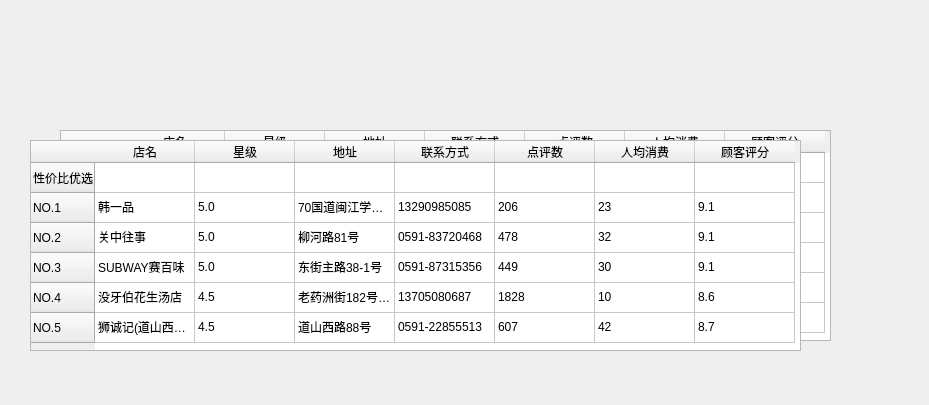
<?xml version="1.0" encoding="UTF-8"?>
<ui version="4.0">
 <class>Form</class>
 <widget class="QWidget" name="Form">
  <property name="geometry">
   <rect>
    <x>0</x>
    <y>0</y>
    <width>929</width>
    <height>405</height>
   </rect>
  </property>
  <property name="windowTitle">
   <string>Form</string>
  </property>
  <widget class="QPushButton" name="pushButton">
   <property name="geometry">
    <rect>
     <x>80</x>
     <y>60</y>
     <width>131</width>
     <height>41</height>
    </rect>
   </property>
   <property name="styleSheet">
    <string notr="true">
border-style:none;
padding:11px;
border-radius:3px;
background:transparent;</string>
   </property>
   <property name="text">
    <string/>
   </property>
  </widget>
  <widget class="QPushButton" name="pushButton_2">
   <property name="geometry">
    <rect>
     <x>260</x>
     <y>50</y>
     <width>151</width>
     <height>61</height>
    </rect>
   </property>
   <property name="styleSheet">
    <string notr="true">
border-style:none;
padding:11px;
border-radius:3px;
background:transparent;</string>
   </property>
   <property name="text">
    <string/>
   </property>
  </widget>
  <widget class="QPushButton" name="pushButton_3">
   <property name="geometry">
    <rect>
     <x>440</x>
     <y>50</y>
     <width>161</width>
     <height>71</height>
    </rect>
   </property>
   <property name="styleSheet">
    <string notr="true">
border-style:none;
padding:11px;
border-radius:3px;
background:transparent;</string>
   </property>
   <property name="text">
    <string/>
   </property>
  </widget>
  <widget class="QPushButton" name="pushButton_4">
   <property name="geometry">
    <rect>
     <x>660</x>
     <y>50</y>
     <width>171</width>
     <height>71</height>
    </rect>
   </property>
   <property name="styleSheet">
    <string notr="true">
border-style:none;
padding:11px;
border-radius:3px;
background:transparent;</string>
   </property>
   <property name="text">
    <string/>
   </property>
  </widget>
  <widget class="QLabel" name="label">
   <property name="geometry">
    <rect>
     <x>10</x>
     <y>-80</y>
     <width>911</width>
     <height>551</height>
    </rect>
   </property>
   <property name="styleSheet">
    <string notr="true">image: url(:/955/photo/27a0ce800e118b09d51f4c0e7bc7cdbd.jpg);</string>
   </property>
   <property name="text">
    <string/>
   </property>
  </widget>
  <widget class="QTableWidget" name="tableWidget">
   <property name="geometry">
    <rect>
     <x>30</x>
     <y>140</y>
     <width>771</width>
     <height>211</height>
    </rect>
   </property>
   <row>
    <property name="text">
     <string>性价比优选</string>
    </property>
   </row>
   <row>
    <property name="text">
     <string>NO.1</string>
    </property>
   </row>
   <row>
    <property name="text">
     <string>NO.2</string>
    </property>
   </row>
   <row>
    <property name="text">
     <string>NO.3</string>
    </property>
   </row>
   <row>
    <property name="text">
     <string>NO.4</string>
    </property>
   </row>
   <row>
    <property name="text">
     <string>NO.5</string>
    </property>
   </row>
   <column>
    <property name="text">
     <string>店名</string>
    </property>
   </column>
   <column>
    <property name="text">
     <string>星级</string>
    </property>
   </column>
   <column>
    <property name="text">
     <string>地址</string>
    </property>
   </column>
   <column>
    <property name="text">
     <string>联系方式</string>
    </property>
   </column>
   <column>
    <property name="text">
     <string>点评数</string>
    </property>
   </column>
   <column>
    <property name="text">
     <string>人均消费</string>
    </property>
   </column>
   <column>
    <property name="text">
     <string>顾客评分</string>
    </property>
   </column>
   <item row="0" column="2">
    <property name="text">
     <string/>
    </property>
   </item>
   <item row="0" column="5">
    <property name="text">
     <string/>
    </property>
   </item>
   <item row="1" column="0">
    <property name="text">
     <string>韩一品</string>
    </property>
   </item>
   <item row="1" column="1">
    <property name="text">
     <string>5.0</string>
    </property>
   </item>
   <item row="1" column="2">
    <property name="text">
     <string>70国道闽江学院东门（近小黑酒吧）</string>
    </property>
   </item>
   <item row="1" column="3">
    <property name="text">
     <string>13290985085</string>
    </property>
   </item>
   <item row="1" column="4">
    <property name="text">
     <string>206</string>
    </property>
   </item>
   <item row="1" column="5">
    <property name="text">
     <string>23</string>
    </property>
   </item>
   <item row="1" column="6">
    <property name="text">
     <string>9.1</string>
    </property>
   </item>
   <item row="2" column="0">
    <property name="text">
     <string>关中往事</string>
    </property>
   </item>
   <item row="2" column="1">
    <property name="text">
     <string>5.0</string>
    </property>
   </item>
   <item row="2" column="2">
    <property name="text">
     <string>柳河路81号</string>
    </property>
   </item>
   <item row="2" column="3">
    <property name="text">
     <string>0591-83720468</string>
    </property>
   </item>
   <item row="2" column="4">
    <property name="text">
     <string>478</string>
    </property>
   </item>
   <item row="2" column="5">
    <property name="text">
     <string>32</string>
    </property>
   </item>
   <item row="2" column="6">
    <property name="text">
     <string>9.1</string>
    </property>
   </item>
   <item row="3" column="0">
    <property name="text">
     <string>SUBWAY赛百味</string>
    </property>
   </item>
   <item row="3" column="1">
    <property name="text">
     <string>5.0</string>
    </property>
   </item>
   <item row="3" column="2">
    <property name="text">
     <string>东街主路38-1号</string>
    </property>
   </item>
   <item row="3" column="3">
    <property name="text">
     <string>0591-87315356</string>
    </property>
   </item>
   <item row="3" column="4">
    <property name="text">
     <string>449</string>
    </property>
   </item>
   <item row="3" column="5">
    <property name="text">
     <string>30</string>
    </property>
   </item>
   <item row="3" column="6">
    <property name="text">
     <string>9.1</string>
    </property>
   </item>
   <item row="4" column="0">
    <property name="text">
     <string>没牙伯花生汤店</string>
    </property>
   </item>
   <item row="4" column="1">
    <property name="text">
     <string>4.5</string>
    </property>
   </item>
   <item row="4" column="2">
    <property name="text">
     <string>老药洲街182号（新亚细亚南台农贸市场旁）</string>
    </property>
   </item>
   <item row="4" column="3">
    <property name="text">
     <string>13705080687</string>
    </property>
   </item>
   <item row="4" column="4">
    <property name="text">
     <string>1828</string>
    </property>
   </item>
   <item row="4" column="5">
    <property name="text">
     <string>10</string>
    </property>
   </item>
   <item row="4" column="6">
    <property name="text">
     <string>8.6</string>
    </property>
   </item>
   <item row="5" column="0">
    <property name="text">
     <string>狮诚记(道山西路店)</string>
    </property>
   </item>
   <item row="5" column="1">
    <property name="text">
     <string>4.5</string>
    </property>
   </item>
   <item row="5" column="2">
    <property name="text">
     <string>道山西路88号</string>
    </property>
   </item>
   <item row="5" column="3">
    <property name="text">
     <string>0591-22855513</string>
    </property>
   </item>
   <item row="5" column="4">
    <property name="text">
     <string>607</string>
    </property>
   </item>
   <item row="5" column="5">
    <property name="text">
     <string>42</string>
    </property>
   </item>
   <item row="5" column="6">
    <property name="text">
     <string>8.7</string>
    </property>
   </item>
  </widget>
  <widget class="QLabel" name="label_4">
   <property name="geometry">
    <rect>
     <x>450</x>
     <y>50</y>
     <width>221</width>
     <height>101</height>
    </rect>
   </property>
   <property name="styleSheet">
    <string notr="true">image: url(:/955/photo/资源 4xxhdpi.png);</string>
   </property>
   <property name="text">
    <string/>
   </property>
  </widget>
  <widget class="QLabel" name="label_5">
   <property name="geometry">
    <rect>
     <x>650</x>
     <y>50</y>
     <width>221</width>
     <height>101</height>
    </rect>
   </property>
   <property name="styleSheet">
    <string notr="true">image: url(:/955/photo/资源 5xxhdpi.png);</string>
   </property>
   <property name="text">
    <string/>
   </property>
  </widget>
  <widget class="QLabel" name="label_6">
   <property name="geometry">
    <rect>
     <x>250</x>
     <y>50</y>
     <width>221</width>
     <height>101</height>
    </rect>
   </property>
   <property name="styleSheet">
    <string notr="true">image: url(:/955/photo/资源 3xxhdpi.png);</string>
   </property>
   <property name="text">
    <string/>
   </property>
  </widget>
  <widget class="QLabel" name="label_7">
   <property name="geometry">
    <rect>
     <x>50</x>
     <y>50</y>
     <width>181</width>
     <height>81</height>
    </rect>
   </property>
   <property name="styleSheet">
    <string notr="true">image: url(:/955/photo/资源 1xxhdpi.png);</string>
   </property>
   <property name="text">
    <string/>
   </property>
  </widget>
  <widget class="QTableWidget" name="tableWidget_2">
   <property name="geometry">
    <rect>
     <x>60</x>
     <y>130</y>
     <width>771</width>
     <height>211</height>
    </rect>
   </property>
   <row>
    <property name="text">
     <string>性价比优选</string>
    </property>
   </row>
   <row>
    <property name="text">
     <string>NO.1</string>
    </property>
   </row>
   <row>
    <property name="text">
     <string>NO.2</string>
    </property>
   </row>
   <row>
    <property name="text">
     <string>NO.3</string>
    </property>
   </row>
   <row>
    <property name="text">
     <string>NO.4</string>
    </property>
   </row>
   <row>
    <property name="text">
     <string>NO.5</string>
    </property>
   </row>
   <column>
    <property name="text">
     <string>店名</string>
    </property>
   </column>
   <column>
    <property name="text">
     <string>星级</string>
    </property>
   </column>
   <column>
    <property name="text">
     <string>地址</string>
    </property>
   </column>
   <column>
    <property name="text">
     <string>联系方式</string>
    </property>
   </column>
   <column>
    <property name="text">
     <string>点评数</string>
    </property>
   </column>
   <column>
    <property name="text">
     <string>人均消费</string>
    </property>
   </column>
   <column>
    <property name="text">
     <string>顾客评分</string>
    </property>
   </column>
   <item row="0" column="2">
    <property name="text">
     <string/>
    </property>
   </item>
   <item row="0" column="5">
    <property name="text">
     <string/>
    </property>
   </item>
   <item row="1" column="0">
    <property name="text">
     <string>韩一品222</string>
    </property>
   </item>
   <item row="1" column="1">
    <property name="text">
     <string>5.0</string>
    </property>
   </item>
   <item row="1" column="2">
    <property name="text">
     <string>70国道闽江学院东门（近小黑酒吧）</string>
    </property>
   </item>
   <item row="1" column="3">
    <property name="text">
     <string>13290985085</string>
    </property>
   </item>
   <item row="1" column="4">
    <property name="text">
     <string>206</string>
    </property>
   </item>
   <item row="1" column="5">
    <property name="text">
     <string>23</string>
    </property>
   </item>
   <item row="1" column="6">
    <property name="text">
     <string>9.1</string>
    </property>
   </item>
   <item row="2" column="0">
    <property name="text">
     <string>关中往事</string>
    </property>
   </item>
   <item row="2" column="1">
    <property name="text">
     <string>5.0</string>
    </property>
   </item>
   <item row="2" column="2">
    <property name="text">
     <string>柳河路81号</string>
    </property>
   </item>
   <item row="2" column="3">
    <property name="text">
     <string>0591-83720468</string>
    </property>
   </item>
   <item row="2" column="4">
    <property name="text">
     <string>478</string>
    </property>
   </item>
   <item row="2" column="5">
    <property name="text">
     <string>32</string>
    </property>
   </item>
   <item row="2" column="6">
    <property name="text">
     <string>9.1</string>
    </property>
   </item>
   <item row="3" column="0">
    <property name="text">
     <string>SUBWAY赛百味</string>
    </property>
   </item>
   <item row="3" column="1">
    <property name="text">
     <string>5.0</string>
    </property>
   </item>
   <item row="3" column="2">
    <property name="text">
     <string>东街主路38-1号</string>
    </property>
   </item>
   <item row="3" column="3">
    <property name="text">
     <string>0591-87315356</string>
    </property>
   </item>
   <item row="3" column="4">
    <property name="text">
     <string>449</string>
    </property>
   </item>
   <item row="3" column="5">
    <property name="text">
     <string>30</string>
    </property>
   </item>
   <item row="3" column="6">
    <property name="text">
     <string>9.1</string>
    </property>
   </item>
   <item row="4" column="0">
    <property name="text">
     <string>没牙伯花生汤店</string>
    </property>
   </item>
   <item row="4" column="1">
    <property name="text">
     <string>4.5</string>
    </property>
   </item>
   <item row="4" column="2">
    <property name="text">
     <string>老药洲街182号（新亚细亚南台农贸市场旁）</string>
    </property>
   </item>
   <item row="4" column="3">
    <property name="text">
     <string>13705080687</string>
    </property>
   </item>
   <item row="4" column="4">
    <property name="text">
     <string>1828</string>
    </property>
   </item>
   <item row="4" column="5">
    <property name="text">
     <string>10</string>
    </property>
   </item>
   <item row="4" column="6">
    <property name="text">
     <string>8.6</string>
    </property>
   </item>
   <item row="5" column="0">
    <property name="text">
     <string>狮诚记(道山西路店)</string>
    </property>
   </item>
   <item row="5" column="1">
    <property name="text">
     <string>4.5</string>
    </property>
   </item>
   <item row="5" column="2">
    <property name="text">
     <string>道山西路88号</string>
    </property>
   </item>
   <item row="5" column="3">
    <property name="text">
     <string>0591-22855513</string>
    </property>
   </item>
   <item row="5" column="4">
    <property name="text">
     <string>607</string>
    </property>
   </item>
   <item row="5" column="5">
    <property name="text">
     <string>42</string>
    </property>
   </item>
   <item row="5" column="6">
    <property name="text">
     <string>8.7</string>
    </property>
   </item>
  </widget>
  <zorder>tableWidget_2</zorder>
  <zorder>label</zorder>
  <zorder>tableWidget</zorder>
  <zorder>label_4</zorder>
  <zorder>label_5</zorder>
  <zorder>label_6</zorder>
  <zorder>label_7</zorder>
  <zorder>pushButton</zorder>
  <zorder>pushButton_2</zorder>
  <zorder>pushButton_3</zorder>
  <zorder>pushButton_4</zorder>
 </widget>
 <resources>
  <include location="photo.qrc"/>
 </resources>
 <connections>
  <connection>
   <sender>pushButton</sender>
   <signal>clicked()</signal>
   <receiver>pushButton</receiver>
   <slot>show()</slot>
   <hints>
    <hint type="sourcelabel">
     <x>112</x>
     <y>70</y>
    </hint>
    <hint type="destinationlabel">
     <x>112</x>
     <y>70</y>
    </hint>
   </hints>
  </connection>
  <connection>
   <sender>pushButton_2</sender>
   <signal>clicked()</signal>
   <receiver>pushButton_2</receiver>
   <slot>show()</slot>
   <hints>
    <hint type="sourcelabel">
     <x>351</x>
     <y>79</y>
    </hint>
    <hint type="destinationlabel">
     <x>352</x>
     <y>73</y>
    </hint>
   </hints>
  </connection>
 </connections>
</ui>
